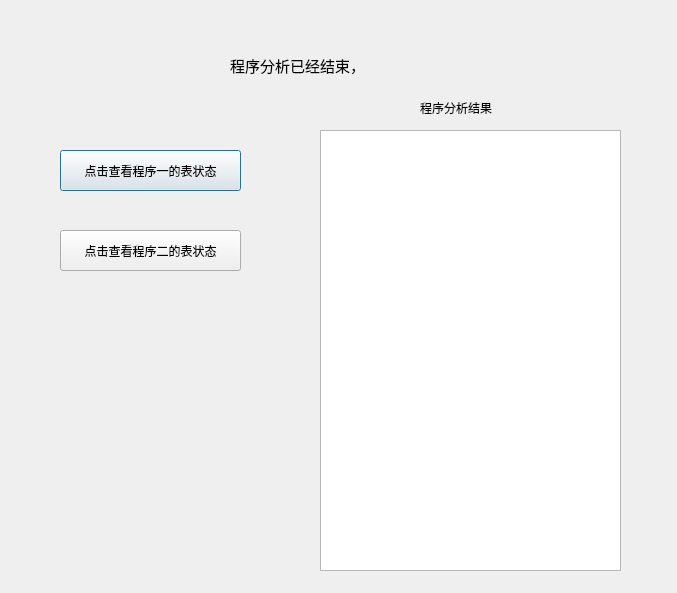
<?xml version="1.0" encoding="UTF-8"?>
<ui version="4.0">
 <class>AfterDeal</class>
 <widget class="QDialog" name="AfterDeal">
  <property name="geometry">
   <rect>
    <x>0</x>
    <y>0</y>
    <width>677</width>
    <height>593</height>
   </rect>
  </property>
  <property name="windowTitle">
   <string>Dialog</string>
  </property>
  <widget class="QLabel" name="label">
   <property name="geometry">
    <rect>
     <x>230</x>
     <y>50</y>
     <width>201</width>
     <height>31</height>
    </rect>
   </property>
   <property name="font">
    <font>
     <family>楷体</family>
     <pointsize>11</pointsize>
    </font>
   </property>
   <property name="text">
    <string>程序分析已经结束，</string>
   </property>
  </widget>
  <widget class="QPushButton" name="Pro1Button">
   <property name="geometry">
    <rect>
     <x>60</x>
     <y>150</y>
     <width>181</width>
     <height>41</height>
    </rect>
   </property>
   <property name="text">
    <string>点击查看程序一的表状态</string>
   </property>
  </widget>
  <widget class="QPushButton" name="Pro2Button">
   <property name="geometry">
    <rect>
     <x>60</x>
     <y>230</y>
     <width>181</width>
     <height>41</height>
    </rect>
   </property>
   <property name="text">
    <string>点击查看程序二的表状态</string>
   </property>
  </widget>
  <widget class="QTextEdit" name="textEdit">
   <property name="geometry">
    <rect>
     <x>320</x>
     <y>130</y>
     <width>301</width>
     <height>441</height>
    </rect>
   </property>
  </widget>
  <widget class="QLabel" name="label_2">
   <property name="geometry">
    <rect>
     <x>420</x>
     <y>100</y>
     <width>161</width>
     <height>16</height>
    </rect>
   </property>
   <property name="text">
    <string>程序分析结果</string>
   </property>
  </widget>
 </widget>
 <resources/>
 <connections/>
</ui>
